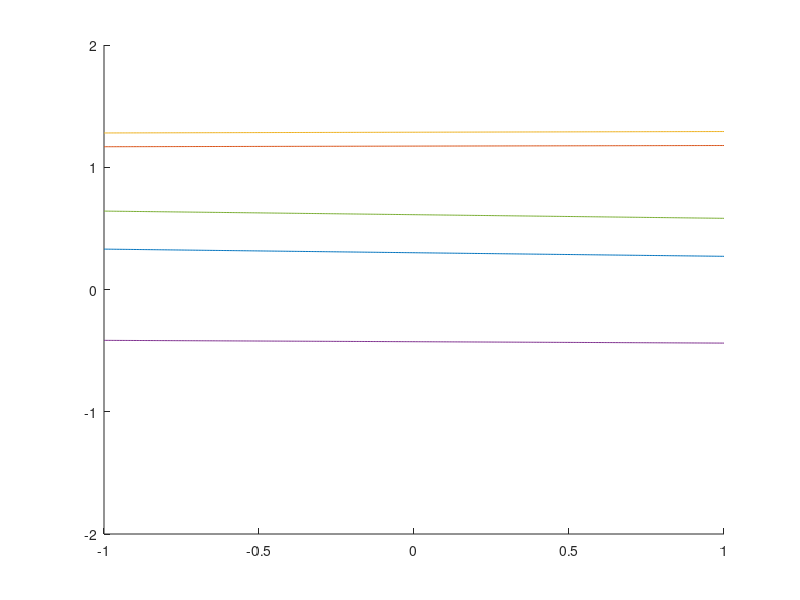

This chart was generated by the following MATLAB code:
%Gaussian Processes
%Examples.


% Choose a kernel (covariance function) 
kernel = 3; 
L = 100; %scaling
switch kernel
    case 1; k =@(x,y) 1*x'*y; % Linear 
    case 2; k =@(x,y) 1*min(x,y); % Brownian motion
    case 3; k =@(x,y) exp(-((x-y)'*(x-y)/(L^2))); % Squared exponential
    case 4; k =@(x,y) exp(-1*sqrt((x-y)'*(x-y))); % Ornstein-Uhlenbeck
    case 5; k =@(x,y) exp(-1*sin(50*pi*(x-y))^2); % Periodic
    case 6; k =@(x,y) exp(-100*min(abs(x-y), abs(x+y))^2); %symmetric ? 
end  
        
% Choose points at which to sample 15
x = (-1:.005:1); 
n = length(x); 

% Construct the covariance matrix 
C = zeros(n,n);
for i = 1:n 
    for j = 1:n 
        C(i,j)= k(x(i),x(j));
    end
end
R = 5; %generate Random Var-(u) R number of times
for c = 1:R;
% Sample from the Gaussian process at these 
u = randn(n,1); % sample u ~ N(0, I)
[A,S, B] = svd(C); % factor C = ASB'
z = A*sqrt(S)*u; % z = A S^.5 u 

% Plot 
figure(2); hold on; %clf   %dont forget to add/remove clf
plot(x,z)
axis([-1 1, -2, 2]) % remember to change the axis.
end